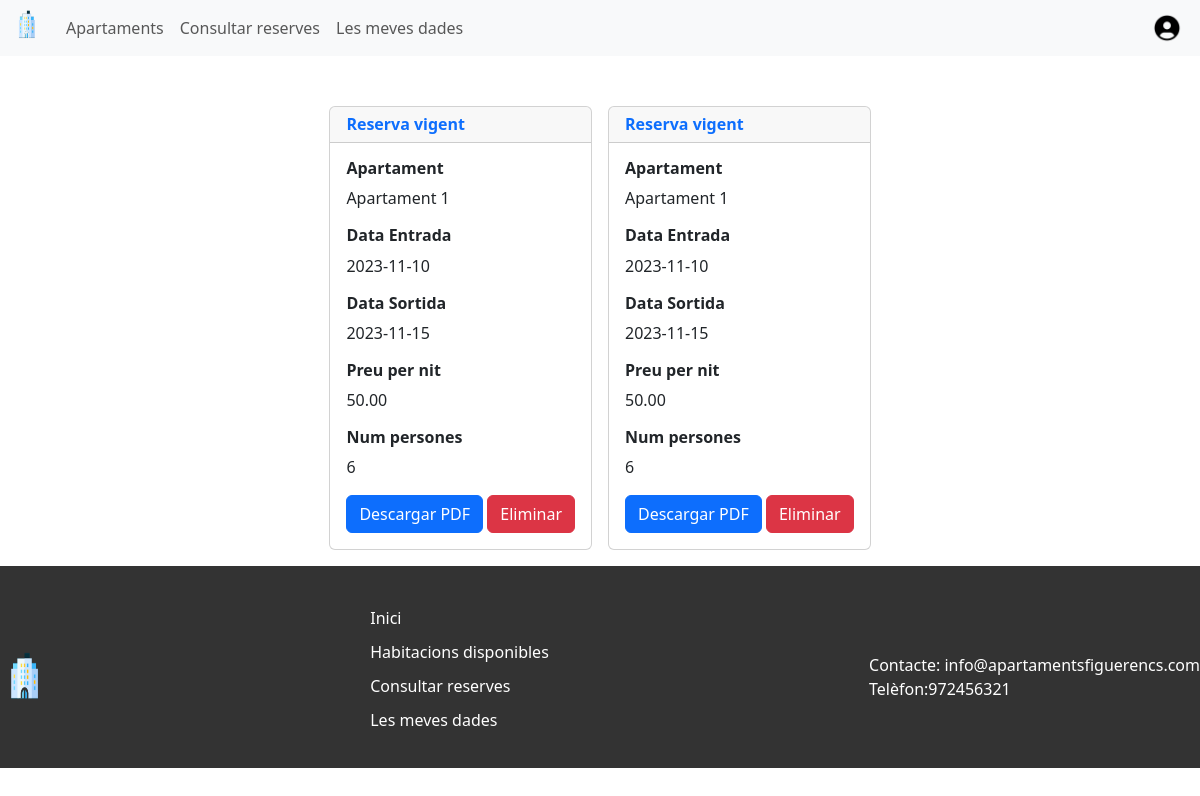
Screenshot of /index.php?r=check_reserve (signed in) with the database file from the repository.
### tables this page shows
CREATE TABLE `reserva` (
  `ID` int(11) NOT NULL AUTO_INCREMENT,
  `ID_Usuari` int(11) DEFAULT NULL,
  `ID_Apartament` int(11) DEFAULT NULL,
  `Data_Entrada` date DEFAULT NULL,
  `Data_Sortida` date DEFAULT NULL,
  `Preu_Per_Dia` decimal(10,2) DEFAULT NULL,
  `n_persones` int(11) DEFAULT NULL,
  PRIMARY KEY (`ID`),
  KEY `ID_Usuari` (`ID_Usuari`),
  KEY `ID_Apartament` (`ID_Apartament`),
  CONSTRAINT `reserva_ibfk_1` FOREIGN KEY (`ID_Usuari`) REFERENCES `users` (`ID`),
  CONSTRAINT `reserva_ibfk_2` FOREIGN KEY (`ID_Apartament`) REFERENCES `apartamentos` (`ID`)
);

CREATE TABLE `apartamentos` (
  `ID` int(11) NOT NULL AUTO_INCREMENT,
  `Titol` varchar(255) DEFAULT NULL,
  `Preu_Alta` decimal(10,2) DEFAULT NULL,
  `Preu_Baixa` decimal(10,2) DEFAULT NULL,
  `Temporades` varchar(255) DEFAULT NULL,
  `Longitud` decimal(9,6) DEFAULT NULL,
  `Latitud` decimal(8,6) DEFAULT NULL,
  `N_Habitacions` int(11) DEFAULT NULL,
  `Metres_Quadrats` int(11) DEFAULT NULL,
  `Descripcio` text DEFAULT NULL,
  `Adreca_Postal` varchar(255) DEFAULT NULL,
  `Serveis` varchar(255) DEFAULT NULL,
  PRIMARY KEY (`ID`)
);

### src/Emeset/Container.php (called while the page is built, shortened)
<?php
class Container
{
    public $config = [];
    public function __construct($config)
    {
        $this->config = $config;
    }
    public function users()
    {
        return new \Daw\Users(
            $this->config["db"]["user"],
            $this->config["db"]["pass"],
            $this->config["db"]["db"],
            $this->config["db"]["host"]
        );
    }
}

### src/models/Users.php (called while the page is built, shortened)
<?php
class Users {
    public $sql;
    public function __construct($user, $pass, $db, $host){
        $dsn = "mysql:dbname={$db};host={$host}";
        try {
            $this->sql = new \PDO($dsn, $user, $pass);
        } catch (\PDOException $e) {
            die('Ha fallat la connexió: ' . $e->getMessage());
        }
    }
    public function getReserveById($ID_Usuari) {
    $stm = $this->sql->prepare("
        SELECT r.ID, u.user AS user_nombre, a.Titol AS apartamento_titulo, r.Data_Entrada, r.Data_Sortida, r.Preu_Per_Dia, r.n_persones
        FROM reserva r
        LEFT JOIN users u ON r.ID_Usuari = u.ID
        LEFT JOIN apartamentos a ON r.ID_Apartament = a.ID
        WHERE r.ID_Usuari = :ID_Usuari;
    ");
    $stm->execute([':ID_Usuari' => $ID_Usuari]);
    $reserves = array();
    while ($reserve = $stm->fetch(\PDO::FETCH_ASSOC)) {
        $reserves[] = $reserve;
    }
    return $reserves;
}
}

### src/controllers/check_reserve.php (called while the page is built)
<?php
function ctrlCheck_reserve($request, $response, $container) {
    $taskModel = $container->users();
    $user = $request->get("SESSION", "user");
    $ID_Usuari = $user['ID'];
    $reserves = $taskModel->getReserveById($ID_Usuari);
    $response->set("reserves", $reserves);
    $response->setTemplate("check_reserve.php");
    return $response;
}

### src/Emeset/Request.php (called while the page is built, shortened)
<?php
class Request
{
    public function get($input, $id, $filter = "FILTER_SANITIZE_STRING", $options = 0)
    {
        $result = false;
        if ($input === 'SESSION') {
            $result = $_SESSION[$id];
        } elseif ($input === 'FILES') {
            $result = $_FILES[$id];
        }
        return $result;
    }
}

### src/middleware/isLogged.php (called while the page is built, shortened)
<?php
function isLogged($request, $response, $container, $next){
    $response->set("user", $request->get("SESSION", "user"));
    $response = $next($request, $response, $container);
    return $response;
}

### src/views/check_reserve.php (the view, shortened to what this page needs)
<!DOCTYPE html>
<html>
<head>
    <link href="https://cdn.jsdelivr.net/npm/bootstrap@5.3.2/dist/css/bootstrap.min.css" rel="stylesheet">
    <link rel="stylesheet" href="style.css">
</head>
<body>
    <header>
        <?php include 'header.php' ?>
    </header>
    <div class="container d-flex flex-wrap justify-content-center">
    <?php foreach ($reserves as $index => $reserva): ?>
        <div class="card mb-3 mx-2" style="max-width: 18rem;">
            <?php
                $yesterday = date('Y-m-d', strtotime('-1 day'));
                $statusClass = ($reserva['Data_Entrada'] < $yesterday) ? 'text-danger' : 'text-primary';
                echo '<h6 class="card-header ' . $statusClass . '">Reserva ' . (($reserva['Data_Entrada'] < $yesterday) ? 'vençuda' : 'vigent') . '</h6>';
            ?>
            <div class="card-body">
                <h6>Apartament</h6>
                <p class="card-text"><?php echo $reserva['apartamento_titulo']; ?></p>
                <h6>Data Entrada</h6>
                <p class="card-text"><?php echo $reserva['Data_Entrada']; ?></p>
                <h6>Data Sortida</h6>
                <p class="card-text"><?php echo $reserva['Data_Sortida']; ?></p>
                <h6>Preu per nit</h6>
                <p class="card-text"><?php echo $reserva['Preu_Per_Dia']; ?></p>
                <h6>Num persones</h6>
                <p class="card-text"><?php echo $reserva['n_persones']; ?></p>
                <button class="btn btn-primary" onclick="PDF(<?php echo $index; ?>)">Descargar PDF</button>
                <a href="index.php?r=deletereserve&id=<?= $reserva['ID']; ?>" class="btn btn-danger">Eliminar</a>
            </div>
        </div>
    <?php endforeach; ?>
</div>
    <footer>
<?php include 'footer.php' ?>
</footer>
</body>
</html>

### public/style.css (style rules this page uses)
footer { background-color: #333; color: #fff; padding: 20px 0; }
.card { margin-top: 50px; }
h6 { font-weight: bold; }

### rows the page displays
reserva: shows "vigent", ID_Apartament.Titol "Apartament 1", Data_Entrada "2023-11-10", Data_Sortida "2023-11-15", Preu_Per_Dia "50.00", n_persones "6"
reserva: shows "vigent", ID_Apartament.Titol "Apartament 1", Data_Entrada "2023-11-10", Data_Sortida "2023-11-15", Preu_Per_Dia "50.00", n_persones "6"
